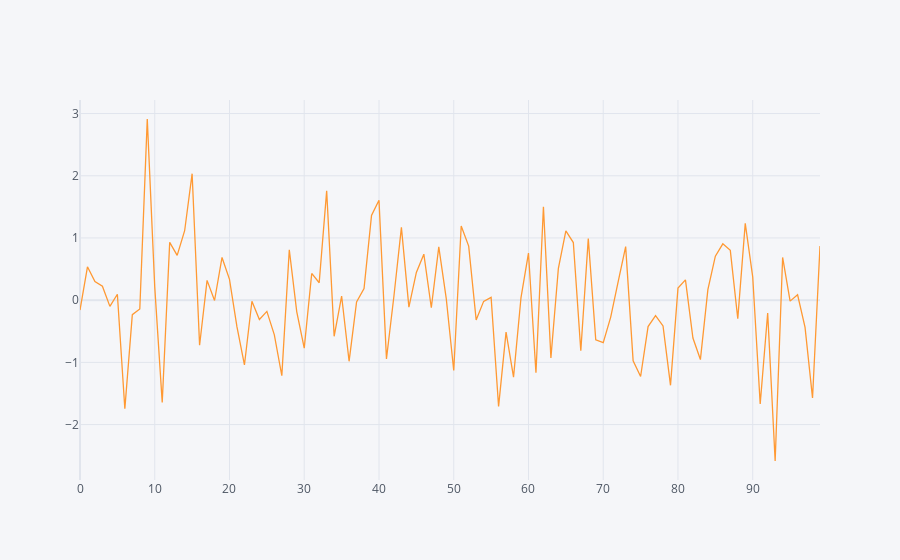

The notebook cell this image was saved under:
### Code cell
df[["A"]].iplot()

### Figure 1 — Plotly figure (JSON) as saved in the notebook; plotly's stock layout.template omitted (floating-point values rounded to 4 significant figures)
{"data": [{"line": {"color": "rgba(255, 153, 51, 1.0)", "dash": "solid", "shape": "linear", "width": 1.3}, "mode": "lines", "name": "A", "text": "", "type": "scatter", "x": [0, 1, 2, 3, 4, 5, 6, 7, 8, 9, 10, 11, 12, 13, 14, 15, 16, 17, 18, 19, 20, 21, 22, 23, 24, 25, 26, 27, 28, 29, 30, 31, 32, 33, 34, 35, 36, 37, 38, 39, 40, 41, 42, 43, 44, 45, 46, 47, 48, 49, 50, 51, 52, 53, 54, 55, 56, 57, 58, 59, 60, 61, 62, 63, 64, 65, 66, 67, 68, 69, 70, 71, 72, 73, 74, 75, 76, 77, 78, 79, 80, 81, 82, 83, 84, 85, 86, 87, 88, 89, 90, 91, 92, 93, 94, 95, 96, 97, 98, 99], "y": [-0.1582, 0.537, 0.3012, 0.2252, -0.09953, 0.09492, -1.746, -0.2325, -0.1403, 2.913, 0.2096, -1.645, 0.9302, 0.7203, 1.116, 2.034, -0.725, 0.3182, -0.00511, 0.6874, 0.3352, -0.4294, -1.042, -0.01754, -0.3097, -0.1805, -0.5573, -1.215, 0.8113, -0.1875, -0.7715, 0.4299, 0.2806, 1.757, -0.58, 0.06692, -0.9825, -0.02763, 0.1883, 1.362, 1.606, -0.9434, 0.06703, 1.171, -0.1108, 0.4462, 0.7399, -0.1214, 0.8576, 0.02594, -1.131, 1.192, 0.869, -0.3172, -0.01926, 0.04482, -1.708, -0.5137, -1.238, 0.04224, 0.7578, -1.166, 1.502, -0.9277, 0.5122, 1.114, 0.9264, -0.8136, 0.9903, -0.6386, -0.6829, -0.2719, 0.2975, 0.8606, -0.9758, -1.227, -0.4245, -0.2466, -0.4147, -1.368, 0.1937, 0.3273, -0.6086, -0.9549, 0.17, 0.7083, 0.9064, 0.8013, -0.299, 1.235, 0.3732, -1.669, -0.2056, -2.585, 0.6875, -0.01497, 0.08731, -0.4383, -1.572, 0.8701]}], "layout": {"legend": {"bgcolor": "#F5F6F9", "font": {"color": "#4D5663"}}, "paper_bgcolor": "#F5F6F9", "plot_bgcolor": "#F5F6F9", "title": {"font": {"color": "#4D5663"}}, "xaxis": {"gridcolor": "#E1E5ED", "showgrid": true, "tickfont": {"color": "#4D5663"}, "title": {"font": {"color": "#4D5663"}, "text": ""}, "zerolinecolor": "#E1E5ED"}, "yaxis": {"gridcolor": "#E1E5ED", "showgrid": true, "tickfont": {"color": "#4D5663"}, "title": {"font": {"color": "#4D5663"}, "text": ""}, "zerolinecolor": "#E1E5ED"}}}
